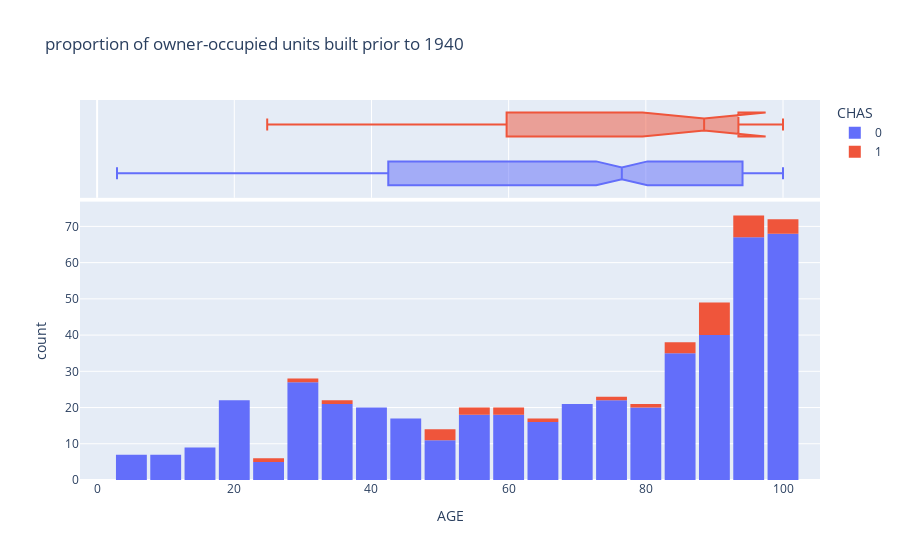

The notebook cell this image was saved under:
### Markdown cell above
## AGE: proportion of owner-occupied units built prior to 1940

### Code cell
fig = px.histogram(house_df, x='AGE', marginal='box', color='CHAS', 
             title="proportion of owner-occupied units built prior to 1940")
fig.update_layout(bargap=0.1)
fig.show()

### Figure 1 — Plotly figure (JSON) as saved in the notebook; plotly's stock layout.template omitted (floating-point values rounded to 4 significant figures; data arrays with more than 128 entries replaced by an {"elided": "..."} marker saying what was removed)
{"data": [{"alignmentgroup": "True", "bingroup": "x", "hovertemplate": "CHAS=0<br>AGE=%{x}<br>count=%{y}<extra></extra>", "legendgroup": "0", "marker": {"color": "#636efa", "pattern": {"shape": ""}}, "name": "0", "offsetgroup": "0", "orientation": "v", "showlegend": true, "type": "histogram", "x": {"elided": "471 float values"}, "xaxis": "x", "yaxis": "y"}, {"alignmentgroup": "True", "hovertemplate": "CHAS=0<br>AGE=%{x}<extra></extra>", "legendgroup": "0", "marker": {"color": "#636efa"}, "name": "0", "notched": true, "offsetgroup": "0", "showlegend": false, "type": "box", "x": {"elided": "471 float values"}, "xaxis": "x2", "yaxis": "y2"}, {"alignmentgroup": "True", "bingroup": "x", "hovertemplate": "CHAS=1<br>AGE=%{x}<br>count=%{y}<extra></extra>", "legendgroup": "1", "marker": {"color": "#EF553B", "pattern": {"shape": ""}}, "name": "1", "offsetgroup": "1", "orientation": "v", "showlegend": true, "type": "histogram", "x": [100, 88, 96, 82.6, 92.6, 98.2, 93.9, 59.1, 100, 92.1, 88.6, 53.8, 56, 93.8, 92.4, 88.5, 91.3, 77.7, 66.5, 76.5, 61.5, 51.8, 32.9, 49, 27.6, 49.7, 24.8, 97.4, 91, 83.4, 89, 82.9, 96.8, 97.5, 89.6], "xaxis": "x", "yaxis": "y"}, {"alignmentgroup": "True", "hovertemplate": "CHAS=1<br>AGE=%{x}<extra></extra>", "legendgroup": "1", "marker": {"color": "#EF553B"}, "name": "1", "notched": true, "offsetgroup": "1", "showlegend": false, "type": "box", "x": [100, 88, 96, 82.6, 92.6, 98.2, 93.9, 59.1, 100, 92.1, 88.6, 53.8, 56, 93.8, 92.4, 88.5, 91.3, 77.7, 66.5, 76.5, 61.5, 51.8, 32.9, 49, 27.6, 49.7, 24.8, 97.4, 91, 83.4, 89, 82.9, 96.8, 97.5, 89.6], "xaxis": "x2", "yaxis": "y2"}], "layout": {"bargap": 0.1, "barmode": "relative", "legend": {"title": {"text": "CHAS"}, "tracegroupgap": 0}, "title": {"text": "proportion of owner-occupied units built prior to 1940"}, "xaxis": {"anchor": "y", "domain": [0, 1], "title": {"text": "AGE"}}, "xaxis2": {"anchor": "y2", "domain": [0, 1], "matches": "x", "showgrid": true, "showticklabels": false}, "yaxis": {"anchor": "x", "domain": [0, 0.7326], "title": {"text": "count"}}, "yaxis2": {"anchor": "x2", "domain": [0.7426, 1], "matches": "y2", "showgrid": false, "showline": false, "showticklabels": false, "ticks": ""}}}
